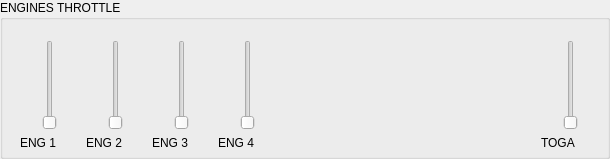
                    <widget class="QGroupBox" name="groupBox_8">
                     <property name="title">
                      <string>ENGINES THROTTLE</string>
                     </property>
                     <widget class="QWidget" name="">
                      <property name="geometry">
                       <rect>
                        <x>20</x>
                        <y>40</y>
                        <width>581</width>
                        <height>110</height>
                       </rect>
                      </property>
                      <layout class="QHBoxLayout" name="horizontalLayout_13">
                       <item>
                        <layout class="QVBoxLayout" name="verticalLayout_8">
                         <item>
                          <widget class="QSlider" name="verticalSlider">
                           <property name="sizePolicy">
                            <sizepolicy hsizetype="Preferred" vsizetype="Expanding">
                             <horstretch>0</horstretch>
                             <verstretch>0</verstretch>
                            </sizepolicy>
                           </property>
                           <property name="minimumSize">
                            <size>
                             <width>60</width>
                             <height>0</height>
                            </size>
                           </property>
                           <property name="orientation">
                            <enum>Qt::Vertical</enum>
                           </property>
                          </widget>
                         </item>
                         <item>
                          <widget class="QLabel" name="label_12">
                           <property name="text">
                            <string>ENG 1</string>
                           </property>
                          </widget>
                         </item>
                        </layout>
                       </item>
                       <item>
                        <layout class="QVBoxLayout" name="verticalLayout_9">
                         <item>
                          <widget class="QSlider" name="verticalSlider_2">
                           <property name="sizePolicy">
                            <sizepolicy hsizetype="Minimum" vsizetype="Expanding">
                             <horstretch>0</horstretch>
                             <verstretch>0</verstretch>
                            </sizepolicy>
                           </property>
                           <property name="minimumSize">
                            <size>
                             <width>60</width>
                             <height>0</height>
                            </size>
                           </property>
                           <property name="orientation">
                            <enum>Qt::Vertical</enum>
                           </property>
                          </widget>
                         </item>
                         <item>
                          <widget class="QLabel" name="label_13">
                           <property name="text">
                            <string>ENG 2</string>
                           </property>
                          </widget>
                         </item>
                        </layout>
                       </item>
                       <item>
                        <layout class="QVBoxLayout" name="verticalLayout_10">
                         <item>
                          <widget class="QSlider" name="verticalSlider_3">
                           <property name="sizePolicy">
                            <sizepolicy hsizetype="Minimum" vsizetype="Expanding">
                             <horstretch>0</horstretch>
                             <verstretch>0</verstretch>
                            </sizepolicy>
                           </property>
                           <property name="minimumSize">
                            <size>
                             <width>60</width>
                             <height>0</height>
                            </size>
                           </property>
                           <property name="orientation">
                            <enum>Qt::Vertical</enum>
                           </property>
                          </widget>
                         </item>
                         <item>
                          <widget class="QLabel" name="label_14">
                           <property name="text">
                            <string>ENG 3</string>
                           </property>
                          </widget>
                         </item>
                        </layout>
                       </item>
                       <item>
                        <layout class="QVBoxLayout" name="verticalLayout_11">
                         <item>
                          <widget class="QSlider" name="verticalSlider_4">
                           <property name="sizePolicy">
                            <sizepolicy hsizetype="Minimum" vsizetype="Expanding">
                             <horstretch>0</horstretch>
                             <verstretch>0</verstretch>
                            </sizepolicy>
                           </property>
                           <property name="minimumSize">
                            <size>
                             <width>60</width>
                             <height>0</height>
                            </size>
                           </property>
                           <property name="orientation">
                            <enum>Qt::Vertical</enum>
                           </property>
                          </widget>
                         </item>
                         <item>
                          <widget class="QLabel" name="label_15">
                           <property name="text">
                            <string>ENG 4</string>
                           </property>
                          </widget>
                         </item>
                        </layout>
                       </item>
                       <item>
                        <spacer name="horizontalSpacer">
                         <property name="orientation">
                          <enum>Qt::Horizontal</enum>
                         </property>
                         <property name="sizeHint" stdset="0">
                          <size>
                           <width>40</width>
                           <height>20</height>
                          </size>
                         </property>
                        </spacer>
                       </item>
                       <item>
                        <layout class="QVBoxLayout" name="verticalLayout_12">
                         <item>
                          <widget class="QSlider" name="verticalSlider_5">
                           <property name="sizePolicy">
                            <sizepolicy hsizetype="Minimum" vsizetype="Expanding">
                             <horstretch>0</horstretch>
                             <verstretch>0</verstretch>
                            </sizepolicy>
                           </property>
                           <property name="minimumSize">
                            <size>
                             <width>60</width>
                             <height>0</height>
                            </size>
                           </property>
                           <property name="orientation">
                            <enum>Qt::Vertical</enum>
                           </property>
                          </widget>
                         </item>
                         <item>
                          <widget class="QLabel" name="label_16">
                           <property name="text">
                            <string>TOGA</string>
                           </property>
                          </widget>
                         </item>
                        </layout>
                       </item>
                      </layout>
                     </widget>
                    </widget>
